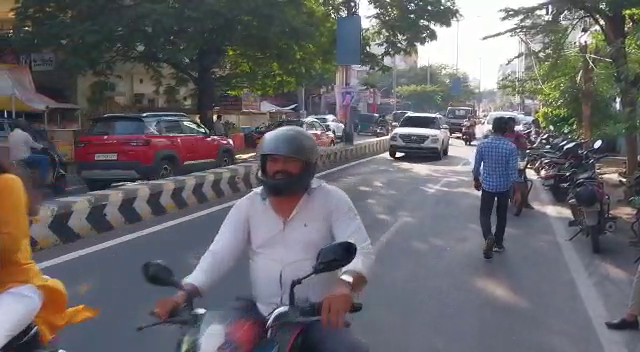
#> input picture frame 46 of test-2.mp4, 640 x 352 px, given in place of video.mp4, which was not available
$ python main.py
#> lines starting #> are read from the running program, lines starting #| are printed output that depends on the picture; after the words box and inside, x2 and y2 are one past the last pixel; in counts of white or black regions, pixels touching at a corner belong together; pictures that were not available may be replaced by others from this repository, and a replacement may not be noted
#---------------------------------------------------IMPORTING LIBRARIES-------------------------------------------------------------------------------
import cv2
import numpy as np
import time
import vehicles
from vehicles import Car


#---------------------------------------------------VARIABLE DECLARATIONS-------------------------------------------------------------------------------
cap=cv2.VideoCapture("C:\\Users\\jsaid\\OneDrive\\Desktop\\vehical\\Videos\\video.mp4")
fgbg=cv2.createBackgroundSubtractorMOG2(detectShadows=False,history=200,varThreshold = 90)
kernalOp = np.ones((3,3),np.uint8)
kernalOp2 = np.ones((5,5),np.uint8)
kernalCl = np.ones((11,11),np.uint8)
font = cv2.FONT_HERSHEY_SIMPLEX
cars = []
max_p_age = 5
pid = 1
cnt_up=0
cnt_down=0
line_up=400
line_down=250
up_limit=230
down_limit=int(4.5*(500/5))

print("VEHICLE DETECTION,CLASSIFICATION AND COUNTING")

#---------------------------------------------------RETRIEVING VEHICLES-------------------------------------------------------------------------------
if (cap.isOpened()== False):
  print("Error opening video stream or file")

while(cap.isOpened()):
    ret,frame=cap.read()
#> frame is the input picture: shape (352, 640, 3); mean B, G, R 105.8, 101.4, 103
    frame=cv2.resize(frame,(600,300))#(900,500)
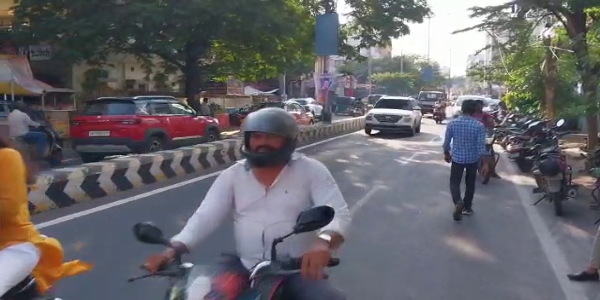
#> frame: shape (300, 600, 3); mean B, G, R 105.7, 101.3, 102.8
    for i in cars:
        i.age_one()
    fgmask=fgbg.apply(frame)
#> fgmask: shape (300, 600); every value is 255

#------------------------------------------------------BINARIZATION----------------------------------------------------------------------------
    if ret==True:
        ret,imBin=cv2.threshold(fgmask,200,255,cv2.THRESH_BINARY)
        mask = cv2.morphologyEx(imBin, cv2.MORPH_OPEN, kernalOp) #Opening :E->D
        mask = cv2.morphologyEx(mask, cv2.MORPH_CLOSE, kernalCl) #Closing :D->E

        (contours0,hierarchy)=cv2.findContours(mask,cv2.RETR_EXTERNAL,cv2.CHAIN_APPROX_NONE) #Contour Extraction
#> contours0 = 1 contour; box (x1, y1, x2, y2) and area: (0, 0, 600, 300) 179101
        for cnt in contours0:
            area=cv2.contourArea(cnt)
            #print(area) #Printing the Area of each Object

            if area>300:
                m=cv2.moments(cnt)
                #Extracting Centroid Values
                cx=int(m['m10']/m['m00'])
                cy=int(m['m01']/m['m00'])
                x,y,w,h=cv2.boundingRect(cnt) #x,y coordinates,width,height


                new=True
                if cy in range(up_limit,down_limit):
                    for i in cars:
                        if abs(x - i.getX()) <= w and abs(y - i.getY()) <= h:
                            new = False
                            i.updateCoords(cx, cy)
                            if i.going_UP(line_down,line_up)==True:
                                #print('up')
                                cnt_up+=1
                                img=cv2.rectangle(frame,(x,y),(x+w,y+h),(0,255,0),2)
                                cv2.imwrite("./detected_vehicles/vehicleUP" + str(cnt_up) + ".png", img[y:y + h - 1, x:x+w])

                            if i.going_DOWN(line_down,line_up)==True:
                                # print('down')
                                cnt_down+=1
                                img=cv2.rectangle(frame,(x,y),(x+w,y+h),(0,255,0),2)
                                cv2.imwrite("./detected_vehicles/vehicleDOWN" + str(cnt_down) + ".png", img[y:y + h - 1, x:x+w])


                            break
                        if i.getState()=='1':
                            if i.getDir()=='down'and i.getY()>down_limit:
                                i.setDone()
                            if i.getDir()=='up'and i.getY()<up_limit:
                                i.setDone()
                        if i.timedOut():
                            index=cars.index(i)
                            cars.pop(index)
                            del i

                    if new==True:
                        p=vehicles.Car(pid,cx,cy,max_p_age)
                        cars.append(p)
                        pid+1
                #cv2.circle(frame, (cx, cy), 20, (0, 0, 255), 2)
                img=cv2.rectangle(frame,(x,y),(x+w,y+h),(0,255,0),2)
#> this loop made 1 pass
#> (area, cx, cy, x, y, w, h) on pass 1: (179101, 299, 149, 0, 0, 600, 300)
#> pass 1, `img=cv2.rectangle(frame,(x,y),(x+w,y+h),(0,255,0),2)`:
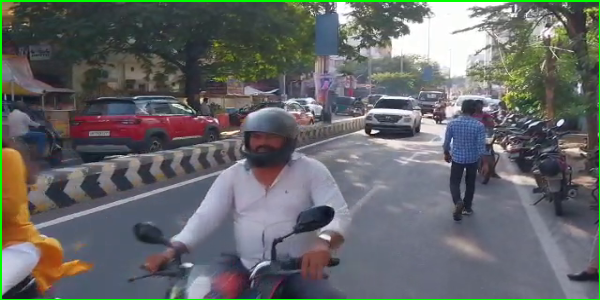
#> img: shape (300, 600, 3); mean B, G, R 104.3, 103.7, 101.3
#> after the loop, cars = []; cnt_down = 0; cnt_up = 0


        for i in cars:
            cv2.putText(frame, str(i.getId()), (i.getX(), i.getY()), font, 0.3, (255,255,0), 1, cv2.LINE_AA)
            if line_down+20<= i.getY() <= line_up-20:
               a = (h + (.74*w)- 100)

               if a >= 0:
                     cv2.putText(frame, "Truck", (i.getX(), i.getY()), font, 1, (0,255,255), 2, cv2.LINE_AA)
               else:
                     cv2.putText(frame, "car", (i.getX(), i.getY()), font, 1, (0,0,255), 2, cv2.LINE_AA)
#> this loop made 0 passes


        str_up='Up_Count: '+str(cnt_down)
#> str_up = 'Up_Count: 0'
        str_down='Down_count: '+str(cnt_down)
#> str_down = 'Down_count: 0'

        #To display the Lines
        frame=cv2.line(frame,(0,line_up),(900,line_up),(255,0,255),3,8) #Magenta
        #frame=cv2.line(frame,(0,up_limit),(900,up_limit),(0,255,255),3,8) #Cyan
        frame=cv2.line(frame,(0,down_limit),(900,down_limit),(255,0,0),3,8) #Yellow
        frame = cv2.line(frame, (0, line_down),(900, line_down), (255, 0,0), 3, 8) #Blue

        #To display the Texts
        cv2.putText(frame, str_up, (10, 40), font, 0.5, (0, 0, 255), 2, cv2.LINE_AA)
        cv2.putText(frame, str_down, (10, 60), font, 0.5, (255, 0, 0), 2, cv2.LINE_AA)
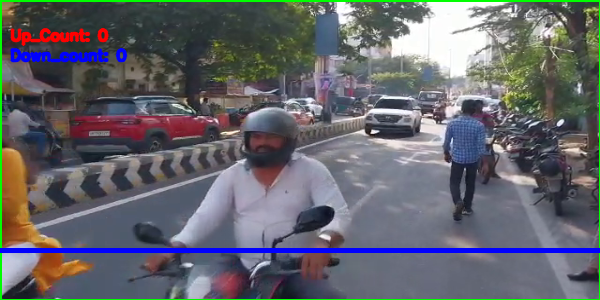
#> frame: shape (300, 600, 3); mean B, G, R 107.3, 101.3, 100.1

        cv2.imshow('Frame',frame)

        if cv2.waitKey(1)&0xff==ord('q'):
#> (key q is pressed here)
            break
        # print(cars)

    else:
        break

cap.release()
cv2.destroyAllWindows()

$ run again, starting later in the video
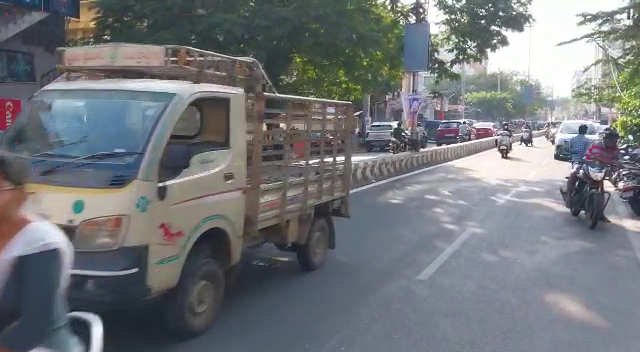
#> input picture frame 207 of test-2.mp4, 640 x 352 px, given in place of video.mp4, which was not available
#> frame is the input picture: shape (352, 640, 3); mean B, G, R 122, 118.1, 114.9
#> fgmask: shape (300, 600); every value is 255
#> contours0 = 1 contour; box (x1, y1, x2, y2) and area: (0, 0, 600, 300) 179101
#> the loop `for cnt in contours0:` made 1 pass
#> (area, cx, cy, x, y, w, h) on pass 1: (179101, 299, 149, 0, 0, 600, 300)
#> pass 1, `img=cv2.rectangle(frame,(x,y),(x+w,y+h),(0,255,0),2)`:
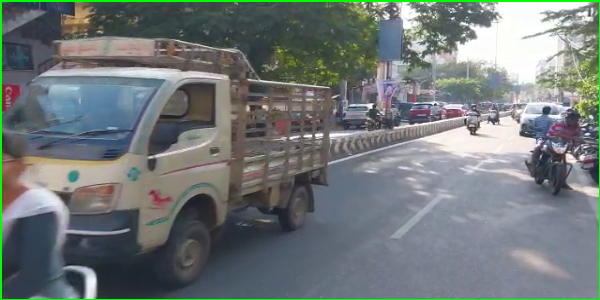
#> img: shape (300, 600, 3); mean B, G, R 120.2, 120.1, 113.2
#> after the loop `for cnt in contours0:`: cars = []; cnt_down = 0
#> str_up = 'Up_Count: 0'
#> str_down = 'Down_count: 0'
#> `cv2.putText(frame, str_down, (10, 60), font, 0.5, (255, 0, 0), 2, cv2...`:
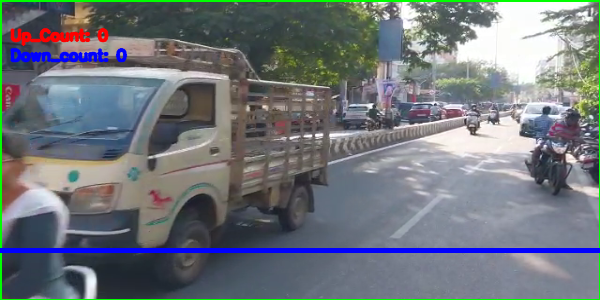
#> frame: shape (300, 600, 3); mean B, G, R 123.1, 117.7, 111.9

$ run again, starting later in the video
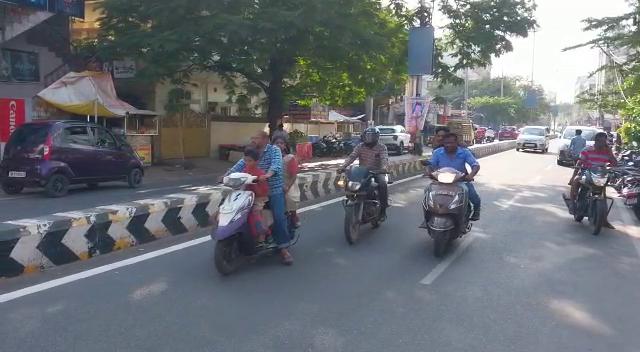
#> input picture frame 368 of test-2.mp4, 640 x 352 px, given in place of video.mp4, which was not available
#> frame is the input picture: shape (352, 640, 3); mean B, G, R 117.9, 112.6, 108.7
#> fgmask: shape (300, 600); every value is 255
#> contours0 = 1 contour; box (x1, y1, x2, y2) and area: (0, 0, 600, 300) 179101
#> the loop `for cnt in contours0:` made 1 pass
#> (area, cx, cy, x, y, w, h) on pass 1: (179101, 299, 149, 0, 0, 600, 300)
#> pass 1, `img=cv2.rectangle(frame,(x,y),(x+w,y+h),(0,255,0),2)`:
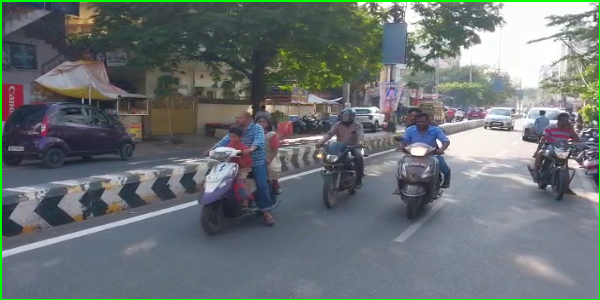
#> img: shape (300, 600, 3); mean B, G, R 116, 114.6, 106.9
#> after the loop `for cnt in contours0:`: cars = []; cnt_down = 0
#> str_up = 'Up_Count: 0'
#> str_down = 'Down_count: 0'
#> `cv2.putText(frame, str_down, (10, 60), font, 0.5, (255, 0, 0), 2, cv2...`:
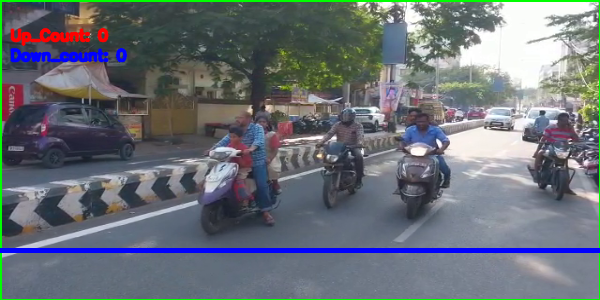
#> frame: shape (300, 600, 3); mean B, G, R 118.6, 111.9, 105.5
